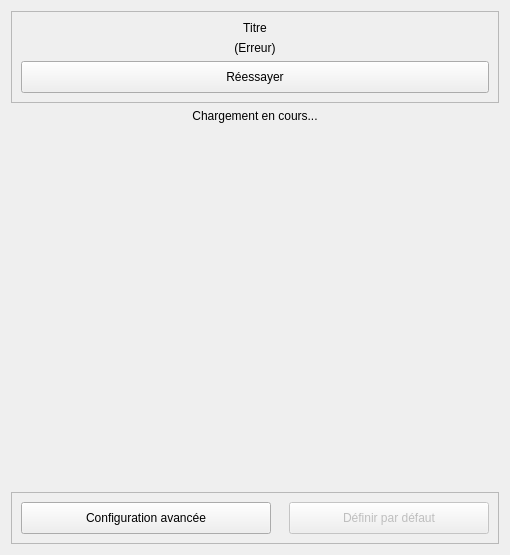
<?xml version="1.0" encoding="UTF-8"?>
<ui version="4.0">
 <class>VideoRehabSetupWidget</class>
 <widget class="QWidget" name="VideoRehabSetupWidget">
  <property name="geometry">
   <rect>
    <x>0</x>
    <y>0</y>
    <width>510</width>
    <height>555</height>
   </rect>
  </property>
  <property name="sizePolicy">
   <sizepolicy hsizetype="Preferred" vsizetype="Preferred">
    <horstretch>0</horstretch>
    <verstretch>0</verstretch>
   </sizepolicy>
  </property>
  <property name="windowTitle">
   <string>VideoRehabSetup</string>
  </property>
  <layout class="QVBoxLayout" name="verticalLayout">
   <item>
    <widget class="QFrame" name="frameError">
     <property name="sizePolicy">
      <sizepolicy hsizetype="Preferred" vsizetype="Preferred">
       <horstretch>0</horstretch>
       <verstretch>0</verstretch>
      </sizepolicy>
     </property>
     <property name="frameShape">
      <enum>QFrame::StyledPanel</enum>
     </property>
     <property name="frameShadow">
      <enum>QFrame::Raised</enum>
     </property>
     <layout class="QVBoxLayout" name="verticalLayout_2">
      <item alignment="Qt::AlignTop">
       <widget class="QLabel" name="lblTitle">
        <property name="text">
         <string>Titre</string>
        </property>
        <property name="alignment">
         <set>Qt::AlignCenter</set>
        </property>
       </widget>
      </item>
      <item alignment="Qt::AlignVCenter">
       <widget class="QLabel" name="lblError">
        <property name="text">
         <string>(Erreur)</string>
        </property>
        <property name="alignment">
         <set>Qt::AlignCenter</set>
        </property>
       </widget>
      </item>
      <item alignment="Qt::AlignBottom">
       <widget class="QPushButton" name="btnRefresh">
        <property name="minimumSize">
         <size>
          <width>0</width>
          <height>32</height>
         </size>
        </property>
        <property name="cursor">
         <cursorShape>PointingHandCursor</cursorShape>
        </property>
        <property name="text">
         <string>Réessayer</string>
        </property>
        <property name="icon">
         <iconset resource="../../../resources/TeraClient.qrc">
          <normaloff>:/icons/refresh.png</normaloff>:/icons/refresh.png</iconset>
        </property>
        <property name="iconSize">
         <size>
          <width>24</width>
          <height>24</height>
         </size>
        </property>
       </widget>
      </item>
     </layout>
    </widget>
   </item>
   <item>
    <widget class="QLabel" name="lblLoading">
     <property name="sizePolicy">
      <sizepolicy hsizetype="Preferred" vsizetype="Preferred">
       <horstretch>0</horstretch>
       <verstretch>0</verstretch>
      </sizepolicy>
     </property>
     <property name="text">
      <string>Chargement en cours...</string>
     </property>
     <property name="alignment">
      <set>Qt::AlignCenter</set>
     </property>
    </widget>
   </item>
   <item>
    <widget class="QWidget" name="wdgWebEngine" native="true">
     <property name="sizePolicy">
      <sizepolicy hsizetype="Preferred" vsizetype="Expanding">
       <horstretch>0</horstretch>
       <verstretch>0</verstretch>
      </sizepolicy>
     </property>
     <property name="minimumSize">
      <size>
       <width>0</width>
       <height>250</height>
      </size>
     </property>
    </widget>
   </item>
   <item>
    <widget class="TeraForm" name="widgetSetup" native="true">
     <property name="sizePolicy">
      <sizepolicy hsizetype="Preferred" vsizetype="Maximum">
       <horstretch>0</horstretch>
       <verstretch>0</verstretch>
      </sizepolicy>
     </property>
     <property name="minimumSize">
      <size>
       <width>0</width>
       <height>100</height>
      </size>
     </property>
    </widget>
   </item>
   <item>
    <widget class="QFrame" name="frameButtons">
     <property name="frameShape">
      <enum>QFrame::StyledPanel</enum>
     </property>
     <property name="frameShadow">
      <enum>QFrame::Raised</enum>
     </property>
     <layout class="QHBoxLayout" name="horizontalLayout">
      <item>
       <widget class="QPushButton" name="btnAdvancedConfig">
        <property name="sizePolicy">
         <sizepolicy hsizetype="Preferred" vsizetype="Fixed">
          <horstretch>0</horstretch>
          <verstretch>0</verstretch>
         </sizepolicy>
        </property>
        <property name="minimumSize">
         <size>
          <width>250</width>
          <height>32</height>
         </size>
        </property>
        <property name="cursor">
         <cursorShape>PointingHandCursor</cursorShape>
        </property>
        <property name="text">
         <string>Configuration avancée</string>
        </property>
        <property name="icon">
         <iconset resource="../../../resources/TeraClient.qrc">
          <normaloff>:/icons/options.png</normaloff>:/icons/options.png</iconset>
        </property>
        <property name="iconSize">
         <size>
          <width>24</width>
          <height>24</height>
         </size>
        </property>
        <property name="checkable">
         <bool>true</bool>
        </property>
        <property name="checked">
         <bool>false</bool>
        </property>
       </widget>
      </item>
      <item>
       <spacer name="horizontalSpacer">
        <property name="orientation">
         <enum>Qt::Horizontal</enum>
        </property>
        <property name="sizeHint" stdset="0">
         <size>
          <width>40</width>
          <height>20</height>
         </size>
        </property>
       </spacer>
      </item>
      <item>
       <widget class="QPushButton" name="btnSaveConfig">
        <property name="enabled">
         <bool>false</bool>
        </property>
        <property name="minimumSize">
         <size>
          <width>200</width>
          <height>32</height>
         </size>
        </property>
        <property name="cursor">
         <cursorShape>PointingHandCursor</cursorShape>
        </property>
        <property name="text">
         <string>Définir par défaut</string>
        </property>
        <property name="icon">
         <iconset resource="../../../resources/TeraClient.qrc">
          <normaloff>:/icons/save.png</normaloff>:/icons/save.png</iconset>
        </property>
        <property name="iconSize">
         <size>
          <width>24</width>
          <height>24</height>
         </size>
        </property>
       </widget>
      </item>
     </layout>
    </widget>
   </item>
  </layout>
 </widget>
 <customwidgets>
  <customwidget>
   <class>TeraForm</class>
   <extends>QWidget</extends>
   <header>TeraForm.h</header>
   <container>1</container>
  </customwidget>
 </customwidgets>
 <resources>
  <include location="../../../resources/TeraClient.qrc"/>
 </resources>
 <connections/>
</ui>
